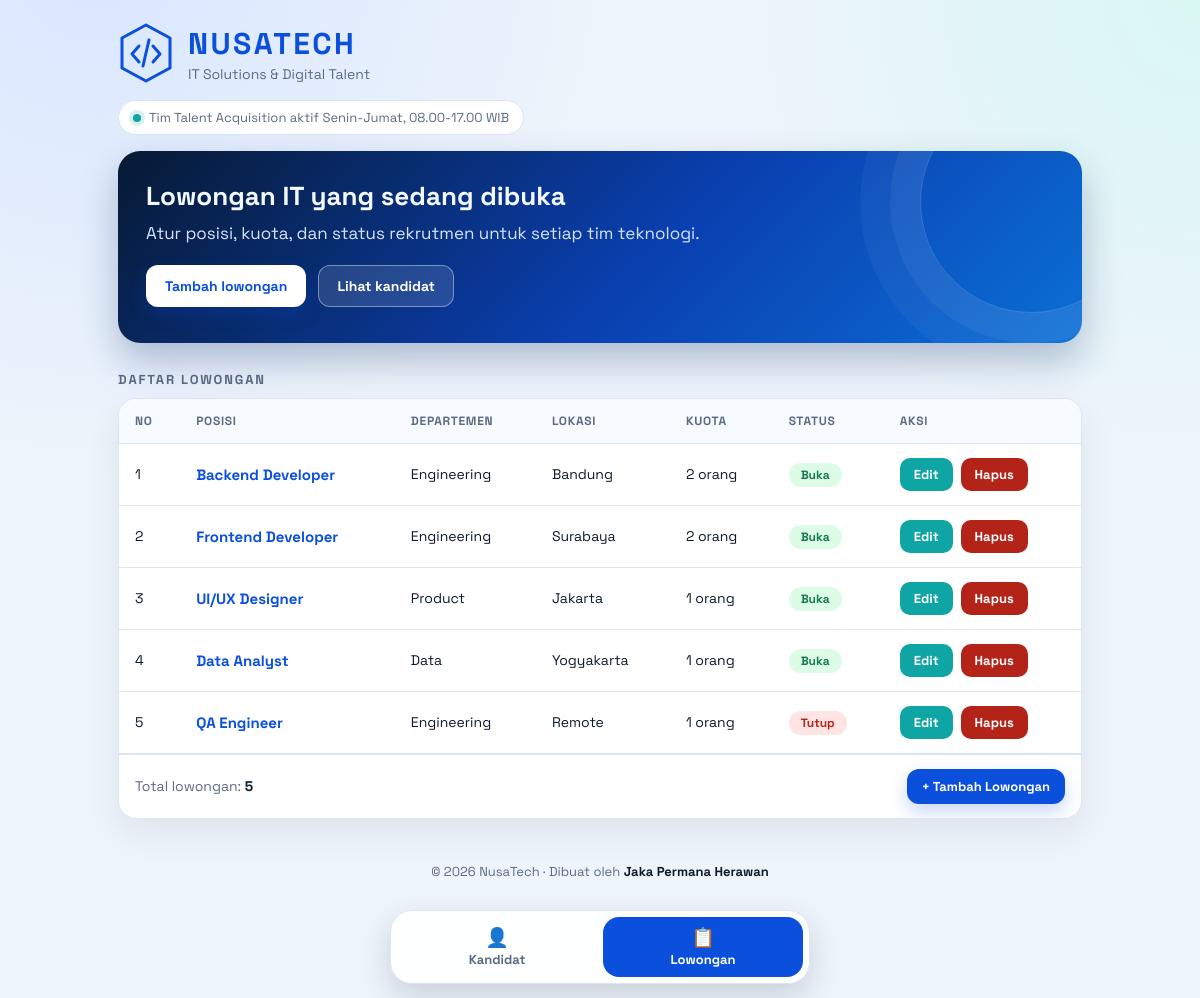
The page /project/index.php?page=lowongan on the database its author committed.
### tables this page shows
CREATE TABLE lowongan (
  id INT AUTO_INCREMENT PRIMARY KEY,
  judul VARCHAR(100) NOT NULL,
  departemen VARCHAR(100) NOT NULL,
  lokasi VARCHAR(100) NOT NULL,
  kuota INT NOT NULL DEFAULT 1,
  status ENUM('Buka','Tutup') NOT NULL DEFAULT 'Buka'
);

### project/models/DB.php (called while the page is built)
<?php
class DB {
    private PDO $pdo;
    private ?PDOStatement $stmt = null;
    public function __construct(string $host = 'localhost', string $db = 'mvp_kandidat_db', string $user = 'root', string $pass = '') {
        $this->pdo = new PDO("mysql:host=$host;dbname=$db;charset=utf8mb4", $user, $pass, [
            PDO::ATTR_ERRMODE => PDO::ERRMODE_EXCEPTION,
            PDO::ATTR_DEFAULT_FETCH_MODE => PDO::FETCH_ASSOC,
        ]);
    }
    protected function executeQuery(string $query, array $params = []): bool {
        $this->stmt = $this->pdo->prepare($query);
        return $this->stmt->execute($params);
    }
    protected function getAllResult(): array {
        return $this->stmt ? $this->stmt->fetchAll() : [];
    }
}

### project/models/TabelLowongan.php (called while the page is built, shortened)
<?php
class TabelLowongan extends DB implements KontrakModelLowongan {
    private function mapRowToLowongan(array $r): Lowongan {
        return new Lowongan((int)$r['id'], $r['judul'], $r['departemen'], $r['lokasi'], (int)$r['kuota'], $r['status']);
    }
    public function getAllLowongan(): array {
        $this->executeQuery("SELECT * FROM lowongan ORDER BY id ASC");
        $list = [];
        foreach ($this->getAllResult() as $row) { $list[] = $this->mapRowToLowongan($row); }
        return $list;
    }
}

### project/models/Lowongan.php (called while the page is built, shortened)
<?php
class Lowongan {
    public function getId(): int { return $this->id; }
    public function getJudul(): string { return $this->judul; }
    public function getDepartemen(): string { return $this->departemen; }
    public function getLokasi(): string { return $this->lokasi; }
    public function getKuota(): int { return $this->kuota; }
    public function getStatus(): string { return $this->status; }
}

### project/views/BaseView.php (called while the page is built)
<?php
abstract class BaseView {
    protected function load(string $file): string {
        return file_get_contents(__DIR__ . '/../template/' . $file);
    }
    protected function layout(string $title, string $content, string $active): string {
        return strtr($this->load('layout.html'), [
            '{{TITLE}}' => $title,
            '{{CONTENT}}' => $content,
            '{{ACTIVE_KANDIDAT}}' => $active === 'kandidat' ? 'active' : '',
            '{{ACTIVE_LOWONGAN}}' => $active === 'lowongan' ? 'active' : '',
        ]);
    }
}

### project/views/ViewLowongan.php (called while the page is built, shortened)
<?php
class ViewLowongan extends BaseView implements KontrakViewLowongan {
    public function renderDaftarLowongan(string $rowsHtml, int $totalData): string {
        $isi = strtr($this->load('skin_lowongan.html'), ['{{TABLE_ROWS}}' => $rowsHtml, '{{TOTAL_DATA}}' => (string)$totalData]);
        return $this->layout('Lowongan', $isi, 'lowongan');
    }
}

### project/presenters/KontrakPresenter.php (called while the page is built, shortened)
<?php
function h($v): string { return htmlspecialchars((string)$v, ENT_QUOTES, 'UTF-8'); }

### project/presenters/PresenterLowongan.php (the view, shortened to what this page needs)
<?php
class PresenterLowongan implements KontrakPresenterLowongan {
    private KontrakModelLowongan $model;
    private KontrakViewLowongan $view;
    public function __construct(KontrakModelLowongan $model, KontrakViewLowongan $view) {
        $this->model = $model;
        $this->view = $view;
    }
    private function buildRowHtml(int $no, Lowongan $l): string {
        $id = $l->getId();
        $badge = $l->getStatus() === 'Buka' ? 'buka' : 'tutup';
        return '<tr><td>' . $no . '</td><td><b>' . h($l->getJudul()) . '</b></td><td>' . h($l->getDepartemen())
            . '</td><td>' . h($l->getLokasi()) . '</td><td>' . $l->getKuota() . ' orang</td>'
            . '<td><span class="badge ' . $badge . '">' . h($l->getStatus()) . '</span></td><td><div class="aksi">'
            . '<a class="lnk edit" href="index.php?page=lowongan&aksi=form&id=' . $id . '">Edit</a>'
            . '<form method="post" action="index.php" onsubmit="return confirm(\'Hapus lowongan ini?\')">'
            . '<input type="hidden" name="page" value="lowongan"><input type="hidden" name="action" value="hapus">'
            . '<input type="hidden" name="id" value="' . $id . '"><button class="lnk">Hapus</button></form></div></td></tr>';
    }
    public function tampilkanLowongan(): string {
        $list = $this->model->getAllLowongan();
        $total = count($list);
        $rowsHtml = '';
        if (empty($list)) {
            $rowsHtml = '<tr><td colspan="7" class="empty">Belum ada lowongan. Tekan "Tambah Lowongan" untuk mulai.</td></tr>';
        } else {
            $no = 1;
            foreach ($list as $l) { $rowsHtml .= $this->buildRowHtml($no, $l); $no++; }
        }
        return $this->view->renderDaftarLowongan($rowsHtml, $total);
    }
}

### project/index.php (shortened to what this page needs)
<?php
$page = ($_GET['page'] ?? $_POST['page'] ?? 'kandidat') === 'lowongan' ? 'lowongan' : 'kandidat';
$presenter = $page === 'lowongan'
    ? new PresenterLowongan(new TabelLowongan(), new ViewLowongan())
    : new PresenterKandidat(new TabelKandidat(), new ViewKandidat(), new TabelLowongan());
$id = isset($_GET['id']) ? (int)$_GET['id'] : null;
if (($_GET['aksi'] ?? '') === 'form') {
    echo $page === 'lowongan' ? $presenter->tampilkanFormLowongan($id) : $presenter->tampilkanFormKandidat($id);
} else {
    echo $page === 'lowongan' ? $presenter->tampilkanLowongan() : $presenter->tampilkanKandidat();
}

### rows shown on the page
lowongan: id "NUSATECH IT Solutions & Digital Talent Tim Talent Acquisition aktif Senin-Jumat, 08.00-17.00 WIB Lowongan IT yang sedang dibuka Atur posisi, kuota, dan status rekrutmen untuk setiap tim teknologi. Tambah lowongan Lihat kandidat DAFTAR LOWONGAN NO POSISI DEPARTEMEN LOKASI KUOTA STATUS AKSI Total lowongan: 5 + Tambah Lowongan © 2026 NusaTech · Dibuat oleh Jaka Permana Herawan 👤 Kandidat 📋 Lowongan", no "5", judul "QA Engineer", departemen "Engineering", lokasi "Remote", kuota "1", status "Tutup"
lowongan: no "1", judul "Backend Developer", departemen "Engineering", lokasi "Bandung", kuota "2", status "Buka"
lowongan: no "2", judul "Frontend Developer", departemen "Engineering", lokasi "Surabaya", kuota "2", status "Buka"
lowongan: no "3", judul "UI/UX Designer", departemen "Product", lokasi "Jakarta", kuota "1", status "Buka"
lowongan: no "4", judul "Data Analyst", departemen "Data", lokasi "Yogyakarta", kuota "1", status "Buka"
